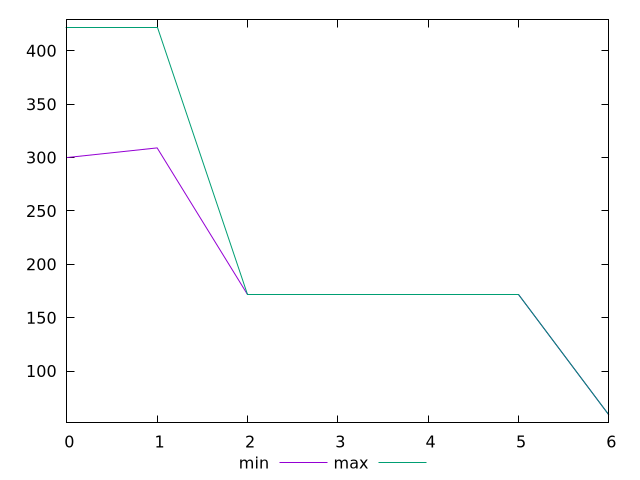

Here is the gnuplot script that generated this plot:
$_min <<EOF
300
309
172
172
172
172
59
EOF
$_max <<EOF
422
422
172
172
172
172
59
EOF
set key outside below
set terminal pngcairo
set output "report_00006_2020-11-02T20-21-41.718Z/dom-size/progession_min_max.png"
set yrange [51.74:429.26]
plot $_min title "min" with line ,$_max title "max" with line ,
